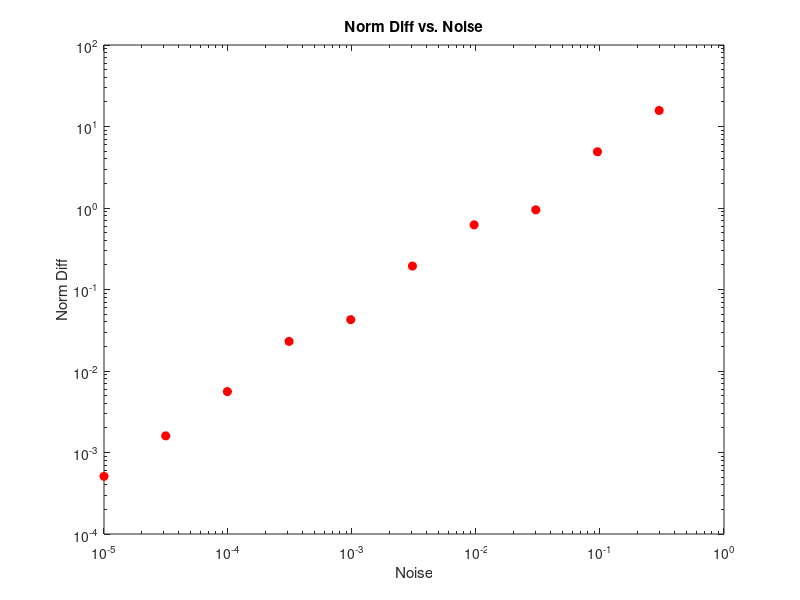

The MATLAB source for this figure:
function p2()

    % B matrix
    function B = B_matrix(x, b)
        b1 = b(1);
        b2 = b(2);
        N = length(x);

        J = zeros(N, 2);
        for n = 1:N
            x_n = x(n);
            J(n, 1) = 1 - cos(b2 * x_n);
            J(n, 2) = b1 * x_n * sin(b2 * x_n);
        end
        B = 2 * (J') * J;
    end

    % f(x, b)
    function fx = f(x, b)
        b1 = b(1);
        b2 = b(2);
        fx = b1 * (1 - cos(b2 * x));
    end

    % H matrix (Hessian)
    function H = H_matrix(x, y, b)
        b1 = b(1);
        b2 = b(2);
        N = length(x);

        H11 = 0; H12 = 0; H21 = 0; H22 = 0;
        for n = 1:N
            x_n = x(n);
            y_n = y(n);
            H11 = H11 + 2 * (1 - cos(b2 * x_n))^2;
            H12 = H12 + 4 * x_n * b1 * sin(b2 * x_n) * (1 - cos(b2 * x_n)) - 2 * y_n * x_n * sin(b2 * x_n);
            H21 = H21 + 2 * x_n * sin(b2 * x_n) * (2 * b1 * (1 - cos(b2 * x_n)) - y_n);
            H22 = H22 + 2 * b1^2 * x_n^2 * sin(b2 * x_n)^2;
        end
        H = [H11, H12; H21, H22];
    end

    % Norm differences for different noise amplitudes
    function norm_diff = calculate_norm_diff(amp, N, b)
        x = linspace(-1.5, 1.5, N)';
        y = f(x, b) + amp * (randn(N, 1) - 0.5);
        H = H_matrix(x, y, b);
        B = B_matrix(x, b);
        diff = H - B;
        norm_diff = norm(diff);
    end

    % Run ecperiment and plot results
    function run_noise_experiment()
        N = 100;
        b = randn(1, 2);
        noise_amplitudes = logspace(log10(1e-5), log10(3e-1), 10);
        norm_diffs = arrayfun(@(amp) calculate_norm_diff(amp, N, b), noise_amplitudes);
        figure;
        loglog(noise_amplitudes, norm_diffs, 'ro', 'MarkerFaceColor', 'r');
        xlabel('Noise');
        ylabel('Norm Diff');
        title('Norm Diff vs. Noise');
    end

    
    run_noise_experiment();

end

